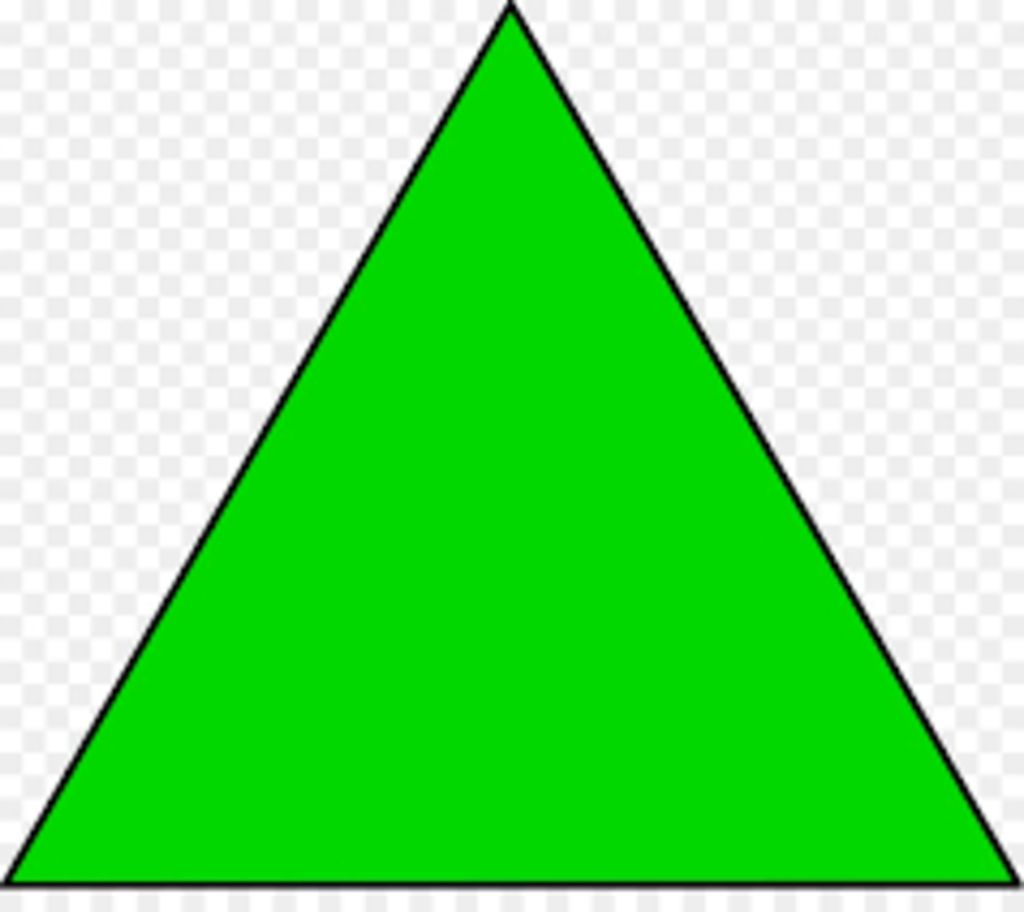
#> input picture img_data/tam_giac.jpg, 1024 x 912 px
$ jupyter execute lab12.ipynb
#> lines starting #> are read from the running program, lines starting #| are printed output that depends on the picture; after the words box and inside, x2 and y2 are one past the last pixel; in counts of white or black regions, pixels touching at a corner belong together
[cell 1]
import cv2
import numpy as np
import matplotlib.pyplot as plt

# ==================================================
# LAB 12 - NHẬN DẠNG 3 VẬT THỂ
# ==================================================

# Đọc ảnh
image = cv2.imread("img_data/tam_giac.jpg")
#> image is the input picture: shape (912, 1024, 3); mean B, G, R 125.7, 226.3, 126.2

# Kiểm tra ảnh
if image is None:
    print("Không đọc được ảnh!")
    exit()

# Resize ảnh
image = cv2.resize(image, (700, 500))
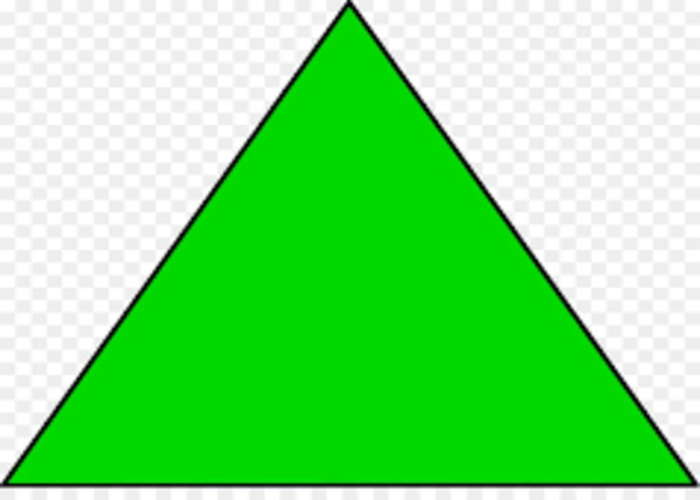
#> image: shape (500, 700, 3); mean B, G, R 125.7, 226.2, 126.1

# Tạo bản sao để vẽ kết quả
output = image.copy()

# ==================================================
# TIỀN XỬ LÝ ẢNH
# ==================================================

# Chuyển sang ảnh xám
gray = cv2.cvtColor(image, cv2.COLOR_BGR2GRAY)
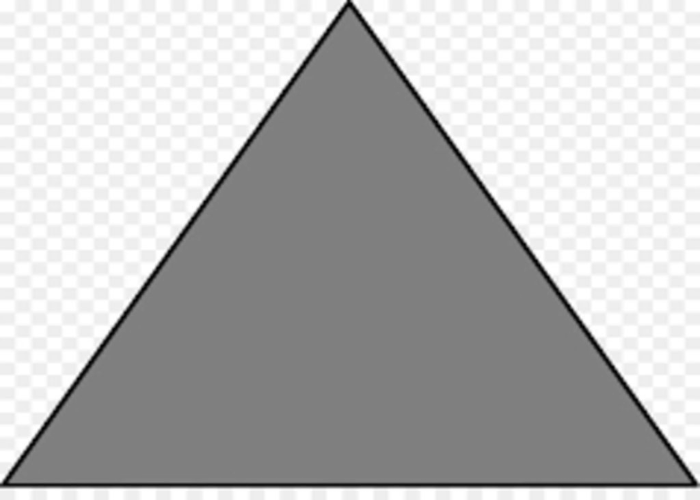
#> gray: shape (500, 700); min 1, max 255, mean 184.8

# Làm mờ để giảm nhiễu
blur = cv2.GaussianBlur(gray, (5, 5), 0)

# Threshold tạo ảnh nhị phân
_, thresh = cv2.threshold(
    blur,
    180,
    255,
    cv2.THRESH_BINARY_INV
)
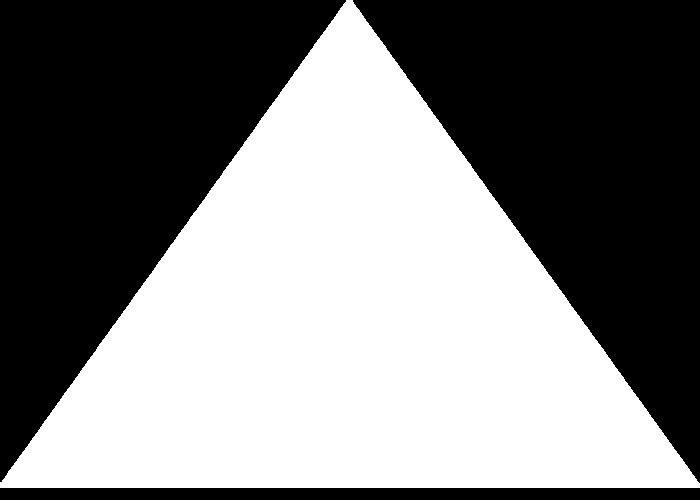
#> thresh: shape (500, 700); 49.6% white; 1 white region, box (x1, y1, x2, y2) and area: (0, 0, 700, 488) 173550

# ==================================================
# KHỬ NHIỄU
# ==================================================

kernel = np.ones((3, 3), np.uint8)

thresh = cv2.morphologyEx(
    thresh,
    cv2.MORPH_CLOSE,
    kernel
)
#> thresh: shape (500, 700); 49.6% white; 1 white region

# ==================================================
# TÌM CONTOUR
# ==================================================

contours, _ = cv2.findContours(
    thresh,
    cv2.RETR_EXTERNAL,
    cv2.CHAIN_APPROX_SIMPLE
)
#> contours = 1 contour; box (x1, y1, x2, y2) and area: (0, 0, 700, 488) 172710

# ==================================================
# NHẬN DẠNG HÌNH DẠNG
# ==================================================

for cnt in contours:

    # Tính diện tích contour
    area = cv2.contourArea(cnt)

    # Bỏ qua contour quá nhỏ
    if area < 500:
        continue

    # Tính chu vi
    perimeter = cv2.arcLength(cnt, True)

    # Xấp xỉ contour thành đa giác
    approx = cv2.approxPolyDP(
        cnt,
        0.02 * perimeter,
        True
    )

    # Đếm số đỉnh
    vertices = len(approx)

    # Bounding box
    x, y, w, h = cv2.boundingRect(approx)

    shape = "Unknown"

    # ==================================================
    # PHÂN LOẠI HÌNH
    # ==================================================

    # Tam giác
    if vertices == 3:
        shape = "Triangle"

    # Hình vuông / chữ nhật
    elif vertices == 4:

        aspect_ratio = w / float(h)

        # Hình vuông
        if 0.95 <= aspect_ratio <= 1.05:
            shape = "Square"

        # Hình chữ nhật
        else:
            shape = "Rectangle"

    # Hình tròn
    else:
        shape = "Circle"

    # ==================================================
    # VẼ KẾT QUẢ
    # ==================================================

    # Vẽ contour
    cv2.drawContours(
        output,
        [approx],
        -1,
        (0, 255, 0),
        3
    )

    # Hiển thị tên hình
    cv2.putText(
        output,
        shape,
        (x, y - 10),
        cv2.FONT_HERSHEY_SIMPLEX,
        1,
        (255, 0, 0),
        2
    )
#> this loop made 1 pass
#> (area, perimeter, approx, vertices, x, y, w, h) on pass 1: (172709.5, 1967.2, [[0, 482], [699, 487], [352, 0]], 3, 0, 0, 700, 488)
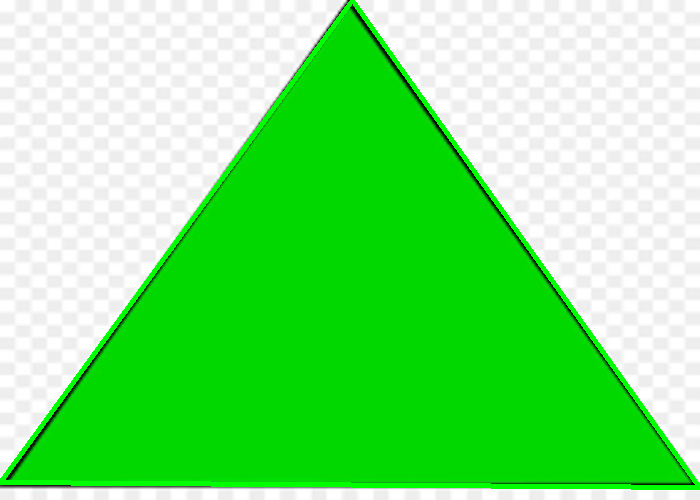
#> output: shape (500, 700, 3); 2.6% of pixels changed, all inside (x1, y1, x2, y2) = (0, 0, 700, 490)

# ==================================================
# CHUYỂN BGR -> RGB ĐỂ HIỂN THỊ VỚI MATPLOTLIB
# ==================================================

image_rgb = cv2.cvtColor(image, cv2.COLOR_BGR2RGB)
output_rgb = cv2.cvtColor(output, cv2.COLOR_BGR2RGB)

# ==================================================
# HIỂN THỊ KẾT QUẢ
# ==================================================

plt.figure(figsize=(15, 5))

# Ảnh gốc
plt.subplot(1, 3, 1)
plt.imshow(image_rgb)
plt.title("Original Image")
plt.axis("off")

# Ảnh threshold
plt.subplot(1, 3, 2)
plt.imshow(thresh, cmap="gray")
plt.title("Threshold")
plt.axis("off")

# Ảnh kết quả
plt.subplot(1, 3, 3)
plt.imshow(output_rgb)
plt.title("Shape Detection")
plt.axis("off")

plt.tight_layout()
plt.show()
